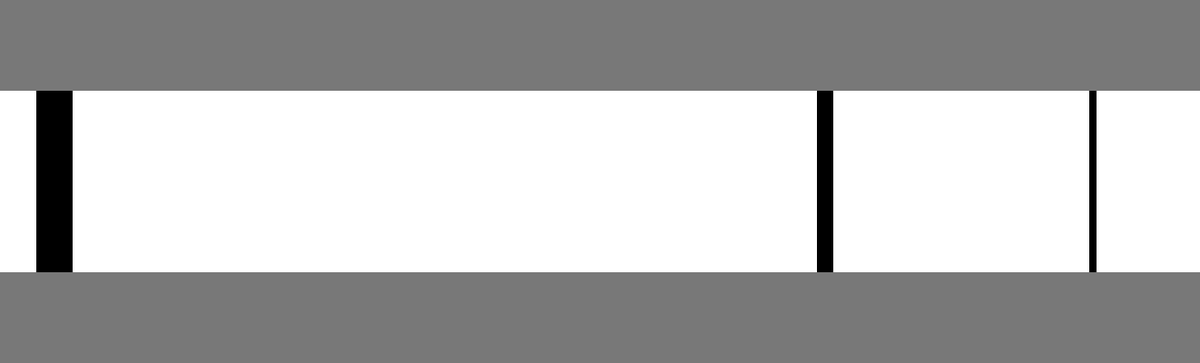
Frame 1 (no input)
Frame 60 (the mouse pressed at the canvas centre just before this capture): identical to frame 1, image omitted
Frame 120 (the mouse held since frame 60 and released just before this capture): identical to frame 1, image omitted

The Processing sketch that drew this single still picture (run headless with seeded random() and noise(); from frame 60 on, the mouse is pressed at the canvas centre):

// Processing sketch: DynamicRECTANGLES
// ── DynamicRECTANGLES.pde
PFont font; 
int totalPages = 661;
int pageStart = 20;
int pageEnd = 40;
int positionX = 0;
int positionY = 0;


void setup() {
  size(1322, 400);
  background(120);
  rectMode(CENTER);
  noStroke();
  rect(width/2, height/2, totalPages * 2, 200);
  //page inputs, call function pageInput(start page #, end page number)
  pageInput(20, 40);
  pageInput(600, 604);
  pageInput(450, 459);
}

void draw() {
}

void mousePressed() {
  rectMode(CORNER);
    fill(120);
    rect(90, 30, 400, 30);
  if (mouseX > pageStart*2 && mouseX< pageEnd*2 && mouseY>100 && mouseY<300) {
    fill(0);
    textSize(20);
    text("You've already read pages " + pageStart + " - " + pageEnd, 100, 50);
  }
  if (mouseX > 600*2 && mouseX< 604*2 && mouseY>100 && mouseY<300) {
    fill(0);
    textSize(20);
    text("You've already read pages " + 600 + " - " + 604, 100, 50);
  }
}

void pageInput(int pageStart, int pageEnd) {
  rectMode(CORNER);
  fill(0);
  rect(pageStart * 2, 100, (pageEnd - pageStart) *2, 200);
}
